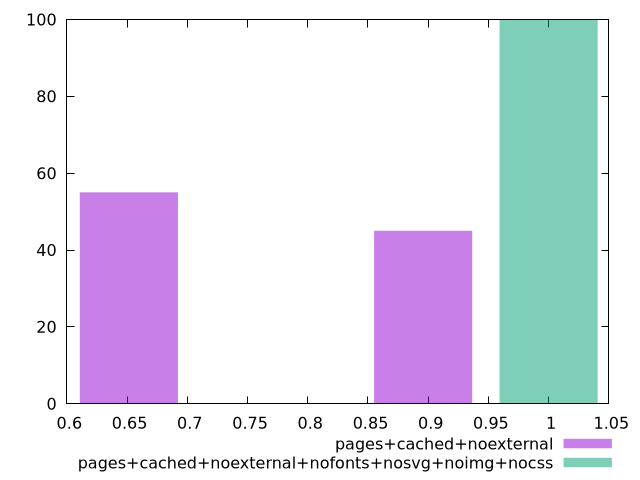

Recreate this plot in gnuplot.
$_pagesCachedNoexternal <<EOF
0.8958520099543271 45
0.6515287345122379 55
EOF
$_pagesCachedNoexternalNofontsNosvgNoimgNocss <<EOF
1 100
EOF
set key outside below
set terminal pngcairo
set output "report_00004_2020-11-02T20-21-41.718Z/render-blocking-resources/render-blocking-resources_pages+cached+noexternal_pages+cached+noexternal+nofonts+nosvg+noimg+nocss+hist.png"
set boxwidth 0.08144109181402974
set style fill transparent solid 0.5 noborder
set yrange [0:100]
plot $_pagesCachedNoexternal title "pages+cached+noexternal" with boxes ,$_pagesCachedNoexternalNofontsNosvgNoimgNocss title "pages+cached+noexternal+nofonts+nosvg+noimg+nocss" with boxes ,
